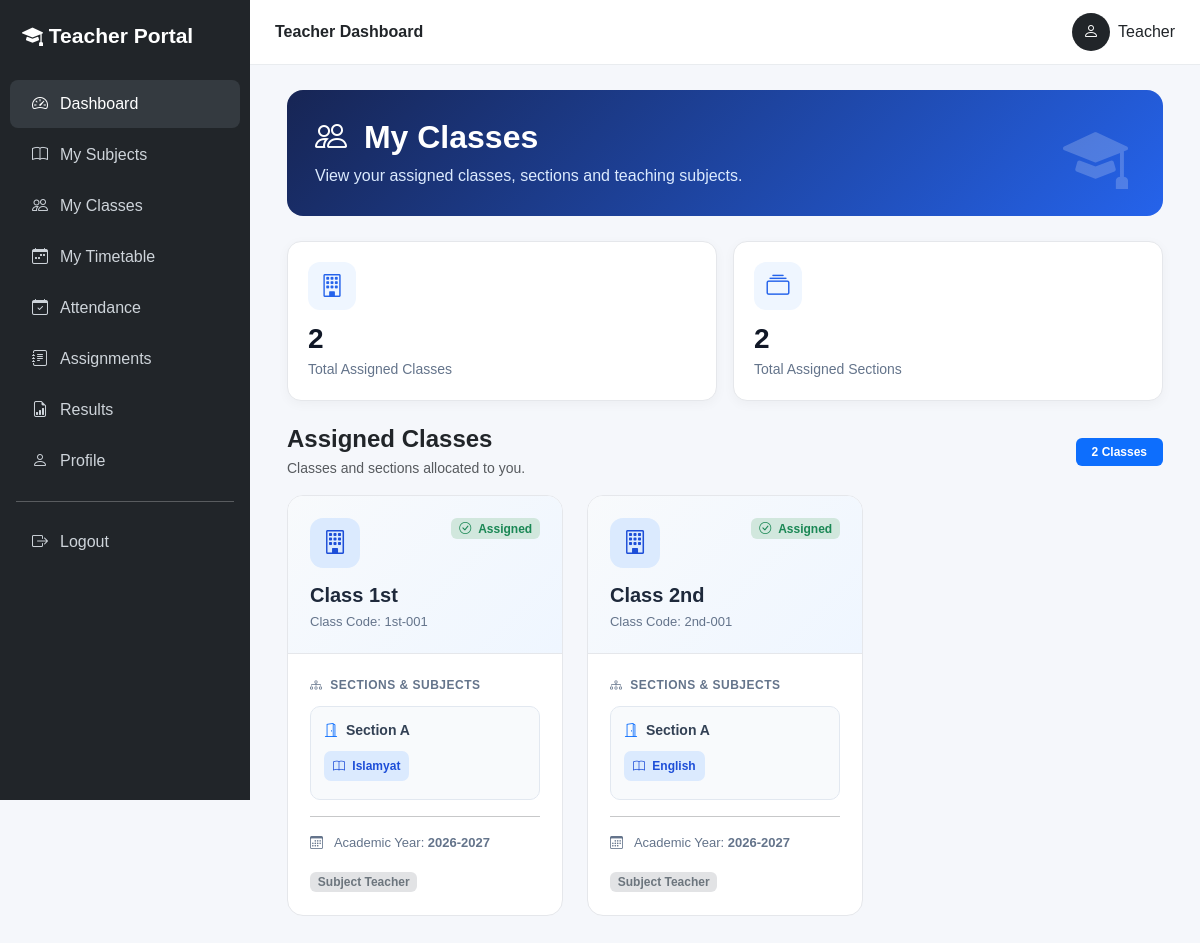
Page /teacher/my-classes (signed in) on the committed database.
### app/models/class_model.py (models this page shows, shortened)
class Class(db.Model):
    __tablename__ = "classes"
    id = db.Column(db.Integer, primary_key=True)
    school_id = db.Column(db.Integer,db.ForeignKey("schools.id"),nullable=False)
    class_name = db.Column(db.String(100),nullable=False)
    class_code = db.Column(db.String(20),nullable=False)
    description = db.Column(db.Text,nullable=True)
    class_teacher_id = db.Column(db.Integer,db.ForeignKey("teachers.id"),nullable=True)
    is_active = db.Column(db.Boolean,default=True)
    created_at = db.Column(db.DateTime,default=datetime.utcnow)
    updated_at = db.Column(db.DateTime,default=datetime.utcnow,onupdate=datetime.utcnow)
    teacher_subjects = db.relationship("TeacherSubject", back_populates = "classroom", cascade= "all, delete-orphan",lazy= True)
    sections = db.relationship("Section",back_populates= "class_room",cascade="all, delete-orphan")
    students = db.relationship("Student", back_populates= "class_room")
    results=   db.relationship("Result", back_populates= "class_room")
    exams = db.relationship("Exam", back_populates= "class_room",cascade="all, delete-orphan")
    timetables = db.relationship("Timetable",back_populates= "class_room",cascade="all, delete-orphan")
    assignments = db.relationship("Assignment",back_populates= "class_room",cascade="all, delete-orphan")
    fee_structures = db.relationship("FeeStructure",back_populates= "class_room",cascade="all, delete-orphan")
    class_teacher = db.relationship("Teacher",foreign_keys=[class_teacher_id],back_populates="managed_class", uselist=False )
    school = db.relationship("School",back_populates="classes")

### app/models/section.py (models this page shows, shortened)
class Section(db.Model):
    __tablename__ = "sections"
    id = db.Column(db.Integer, primary_key=True)
    school_id = db.Column(db.Integer,db.ForeignKey("schools.id"),nullable=False)
    class_id = db.Column(db.Integer,db.ForeignKey("classes.id"),nullable=False)
    section_name = db.Column(db.String(20),nullable=False)
    section_code = db.Column(db.String(20),nullable=False)
    description = db.Column(db.Text,nullable=True)
    is_active = db.Column(db.Boolean,default=True)
    created_at = db.Column(db.DateTime,default=datetime.utcnow)
    updated_at = db.Column(db.DateTime,default=datetime.utcnow,onupdate=datetime.utcnow)
    school = db.relationship("School",back_populates="sections")
    class_room = db.relationship("Class",back_populates="sections")
    exams = db.relationship("Exam",back_populates="sections")
    timetables = db.relationship("Timetable",back_populates="section",cascade="all, delete-orphan")
    assignments = db.relationship("Assignment",back_populates="sections",cascade="all, delete-orphan")
    teacher_subjects = db.relationship("TeacherSubject", back_populates = "section", cascade="all, delete-orphan")
    students = db.relationship("Student",back_populates="section",cascade="all, delete-orphan")
    results = db.relationship("Result",back_populates="section",cascade="all, delete-orphan")

### app/models/teacher_subject.py (models this page shows, shortened)
class TeacherSubject(db.Model):
    __tablename__ = "teacher_subjects"
    id = db.Column(db.Integer,primary_key=True)
    teacher_id = db.Column(db.Integer,db.ForeignKey("teachers.id"),nullable=False)
    subject_id = db.Column(db.Integer,db.ForeignKey("subjects.id"),nullable=False)
    class_id = db.Column(db.Integer,db.ForeignKey("classes.id"),nullable=False)
    school_id = db.Column(db.Integer,db.ForeignKey("schools.id"),nullable=False)
    section_id = db.Column(db.Integer,db.ForeignKey("sections.id"),nullable=False)
    academic_year = db.Column(db.String(20),nullable=False)
    is_class_teacher = db.Column(db.Boolean,default=False)
    is_active = db.Column(db.Boolean,default=True)
    created_at = db.Column(db.DateTime,default=datetime.utcnow)
    updated_at = db.Column(db.DateTime,default=datetime.utcnow,onupdate=datetime.utcnow)
    school = db.relationship("School",back_populates="teacher_subjects")
    teacher = db.relationship("Teacher",back_populates="teacher_subjects")
    subject = db.relationship("Subject",back_populates="teacher_subjects")
    classroom = db.relationship("Class",back_populates="teacher_subjects")
    section = db.relationship("Section",back_populates="teacher_subjects")
    __table_args__ = (db.UniqueConstraint("teacher_id","subject_id","class_id","section_id","academic_year",name="uq_teacher_subject_assignment"),)

### app/models/subject.py (models this page shows, shortened)
class Subject(db.Model):
    __tablename__ = "subjects"
    id = db.Column(db.Integer, primary_key=True)
    school = db.relationship("School",back_populates="subjects")
    exams = db.relationship("Exam", back_populates= "subject", cascade= "all, delete-orphan")
    timetables = db.relationship("Timetable", back_populates = "subject")
    assignments = db.relationship("Assignment", back_populates = "subject")
    results = db.relationship("Result", back_populates = "subject")
    teacher_subjects= db.relationship("TeacherSubject", back_populates = "subject", cascade ="all, delete-orphan",lazy = True)
    school_id = db.Column(db.Integer,db.ForeignKey("schools.id"),nullable=False)
    subject_name = db.Column(db.String(100),nullable=False)
    subject_code = db.Column(db.String(20),unique=True,nullable=False)
    description = db.Column(db.Text,nullable=True)
    credit_hours = db.Column(db.Integer,nullable=True)
    is_active = db.Column(db.Boolean,default=True)
    created_at = db.Column(db.DateTime,default=datetime.utcnow)
    updated_at = db.Column(db.DateTime,default=datetime.utcnow,onupdate=datetime.utcnow)

### app/blueprints/teachers/routes.py (the view)
@teachers.route("/my-classes")
@login_required
def my_classes():
    teacher = Teacher.query.filter_by(
    user_id=current_user.id,
    school_id=current_user.school_id
    ).first_or_404()
    assignments = TeacherSubject.query.filter_by(
    teacher_id=teacher.id,
    school_id=current_user.school_id,
    is_active=True
    ).all()
    total_classes = len({
    assignment.class_id for assignment in assignments
    })
    total_sections = len({
    (assignment.class_id, assignment.section_id)
    for assignment in assignments
    })
    return render_template(
    "teachers/classes/my_classes.html",
    teacher=teacher,
    assignments=assignments,
    total_classes=total_classes,
    total_sections=total_sections
    )

### app/models/user.py (called while the page is built)
@login_manager.user_loader
def load_user(user_id):
    return User.query.get(int(user_id))

### app/templates/teachers/classes/my_classes.html (shortened to what this page needs)
{% extends "teachers/base.html" %}
{% block content %}
<div class="container-fluid classes-page">
<div class="classes-header">
<i class="bi bi-mortarboard-fill header-icon"></i>
<h2>
<i class="bi bi-people me-2"></i>
My Classes
</h2>
<p>
View your assigned classes, sections and teaching subjects.
</p>
</div>
<div class="row g-3 mb-4">
<div class="col-md-6">
<div class="stat-card">
<div class="stat-icon">
<i class="bi bi-building"></i>
</div>
<h3>{{ total_classes }}</h3>
<p>Total Assigned Classes</p>
</div>
</div>
<div class="col-md-6">
<div class="stat-card">
<div class="stat-icon">
<i class="bi bi-collection"></i>
</div>
<h3>{{ total_sections }}</h3>
<p>Total Assigned Sections</p>
</div>
</div>
</div>
<div class="d-flex justify-content-between align-items-center mb-3">
<div>
<h4 class="fw-bold mb-1">Assigned Classes</h4>
<p class="text-muted small mb-0">
Classes and sections allocated to you.
</p>
</div>
<span class="badge bg-primary px-3 py-2">
{{ total_classes }} Classes
</span>
</div>
{% if assignments %}
<div class="row g-4">
{% for class_id, class_assignments in assignments|groupby('class_id') %}
{% set classroom = class_assignments[0].classroom %}
<div class="col-md-6 col-xl-4">
<div class="class-card">
<div class="class-card-header">
<div class="d-flex justify-content-between align-items-start">
<div class="class-icon">
<i class="bi bi-building"></i>
</div>
<span class="badge bg-success-subtle text-success">
<i class="bi bi-check-circle me-1"></i>
Assigned
</span>
</div>
<h5 class="class-name">
{{ classroom.class_name }}
</h5>
<div class="class-subtitle">
Class Code: {{ classroom.class_code }}
</div>
</div>
<div class="class-card-body">
<div class="detail-heading">
<i class="bi bi-diagram-3 me-1"></i>
Sections & Subjects
</div>
{% for section_id, section_assignments in class_assignments|groupby('section_id') %}
{% set section = section_assignments[0].section %}
<div class="section-item">
<div class="section-title">
<i class="bi bi-door-open me-1 text-primary"></i>
Section {{ section.section_name }}
</div>
<div>
{% for assignment in section_assignments %}
<span class="subject-badge">
<i class="bi bi-book me-1"></i>
{{ assignment.subject.subject_name }}
</span>
{% endfor %}
</div>
</div>
{% endfor %}
<hr class="my-3">
<div class="academic-year mb-3">
<i class="bi bi-calendar3 me-2"></i>
Academic Year:
<strong>
{{ class_assignments[0].academic_year }}
</strong>
</div>
{% if class_assignments|selectattr('is_class_teacher')|list|length > 0 %}
<span class="class-teacher-badge">
<i class="bi bi-person-check me-1"></i>
Class Teacher
</span>
{% else %}
<span class="badge bg-secondary-subtle text-secondary">
Subject Teacher
</span>
{% endif %}
</div>
</div>
</div>
{% endfor %}
</div>
{% endif %}
</div>
{% endblock %}

### app/templates/teachers/base.html (style rules this page uses)
body { background: #f5f7fb; font-family: Arial, sans-serif; }

### app/templates/teachers/classes/my_classes.html (style rules this page uses)
.classes-page { padding-bottom: 30px; }
.classes-header { background: linear-gradient(135deg, #172554, #2563eb); color: white; padding: 28px; border-radius: 16px; margin-bottom: 25px; position: relative; overflow: hidden; }
.classes-header h2 { font-weight: 700; margin-bottom: 8px; }
.classes-header p { color: #dbeafe; margin-bottom: 0; }
.header-icon { position: absolute; right: 35px; top: 20px; font-size: 65px; opacity: .2; }
.stat-card { background: white; border: 1px solid #e5e7eb; border-radius: 14px; padding: 20px; height: 100%; box-shadow: 0 3px 12px rgba(0,0,0,.04); }
.stat-icon { width: 48px; height: 48px; display: flex; align-items: center; justify-content: center; border-radius: 12px; background: #eff6ff; color: #2563eb; font-size: 23px; }
.stat-card h3 { font-size: 28px; font-weight: 700; margin: 12px 0 3px; color: #111827; }
.stat-card p { color: #64748b; margin: 0; font-size: 14px; }
.class-card { background: white; border: 1px solid #e5e7eb; border-radius: 16px; height: 100%; overflow: hidden; transition: .25s ease; }
.class-card-header { padding: 22px; background: linear-gradient(135deg, #f8fafc, #eff6ff); border-bottom: 1px solid #e5e7eb; }
.class-icon { width: 50px; height: 50px; display: flex; align-items: center; justify-content: center; background: #dbeafe; color: #1d4ed8; border-radius: 13px; font-size: 24px; margin-bottom: 15px; }
.class-name { font-size: 20px; font-weight: 700; color: #1e293b; margin-bottom: 5px; }
.class-subtitle { color: #64748b; font-size: 13px; }
.class-card-body { padding: 22px; }
.detail-heading { font-size: 12px; font-weight: 700; color: #64748b; text-transform: uppercase; letter-spacing: .5px; margin-bottom: 12px; }
.section-item { background: #f8fafc; border: 1px solid #e2e8f0; border-radius: 10px; padding: 13px; margin-bottom: 12px; }
.section-title { font-weight: 700; color: #334155; font-size: 14px; margin-bottom: 10px; }
.subject-badge { display: inline-block; background: #dbeafe; color: #1d4ed8; border-radius: 7px; padding: 6px 9px; margin: 0 5px 5px 0; font-size: 12px; font-weight: 600; }
.academic-year { color: #64748b; font-size: 13px; }

### rows in the picture
Class: class_name "Class 1st", class_code "1st-001"
Section: section_name "A" "A"
TeacherSubject: subject.subject_name "Islamyat", academic_year "2026-2027"
Class: class_name "Class 2nd", class_code "2nd-001"
TeacherSubject: subject.subject_name "English", academic_year "2026-2027"

### other values in the picture
{{ total_classes }} "2"
{{ total_sections }} "2"
